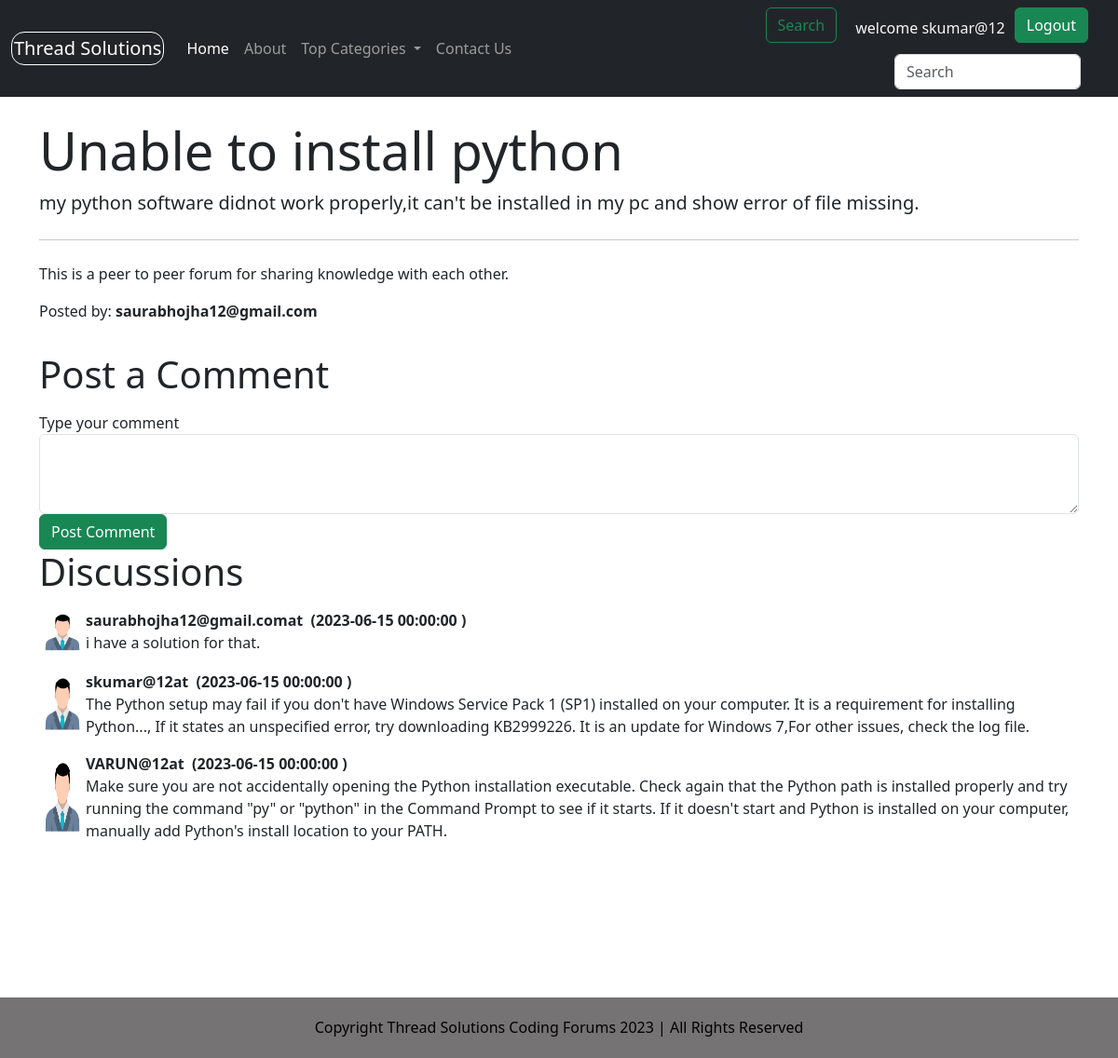
Screenshot of /thread.php?threadid=1 (signed in) with the database file from the repository.
### tables this page shows
CREATE TABLE `threads` (
  `thread_id` int(2) NOT NULL,
  `thread_title` varchar(255) NOT NULL,
  `thread_desc` text NOT NULL,
  `thread_cat_id` int(7) NOT NULL,
  `thread_user_id` int(7) NOT NULL,
  `timestamp` datetime NOT NULL DEFAULT current_timestamp()
);

CREATE TABLE `users` (
  `sno` int(8) NOT NULL,
  `user_email` varchar(30) NOT NULL,
  `user_pass` varchar(32) NOT NULL,
  `timestamp` datetime NOT NULL DEFAULT current_timestamp()
);

CREATE TABLE `comments` (
  `comment_id` int(8) NOT NULL,
  `comment_content` text NOT NULL,
  `thread_id` int(8) NOT NULL,
  `comment_by` int(8) NOT NULL,
  `comment_time` datetime NOT NULL DEFAULT current_timestamp()
);

### thread.php (the view, shortened to what this page needs)
<!doctype html>
<html lang="en">
<head>
</head>
<body>
    <?php include 'partials/_header.php'; ?>
    <?php
    $id = $_GET['threadid'];
    $sql = "SELECT * FROM `threads` WHERE thread_id=$id ";
    $result = mysqli_query($conn, $sql);
    while ($row = mysqli_fetch_assoc($result)) {
        $title = $row['thread_title'];
        $desc = $row['thread_desc'];
        $thread_user_id = $row['thread_user_id'];
        $sql2 = "SELECT user_email FROM `users` WHERE sno='$thread_user_id'";
        $result2 = mysqli_query($conn, $sql2);
        $row2 = mysqli_fetch_assoc($result2);
        $posted_by = $row2['user_email'];
    }
    ?>
    <div class="container my-4">
        <div class="jumbotron">
            <h1 class="display-4">
                <?php echo $title; ?>
            </h1>
            <p class="lead">
                <?php echo $desc; ?>
            </p>
            <hr class="my-4">
            <p> This is a peer to peer forum for sharing knowledge with each other.</p>
            <p class="text-left">Posted by:<b>
                    <?php echo $posted_by; ?>
                </b></p>
        </div>
    </div>
    <?php
    if (isset($_SESSION['loggedin']) && $_SESSION['loggedin'] == true) {
        echo '<div class="container">
        <h1 class="py-2">Post a Comment</h1>
        <form action= "' . $_SERVER['REQUEST_URI'] . '" method="post">
            <div class="form-group">
                <label for="exampleFormControlTextarea1">Type your comment</label>
                <textarea class="form-control" id="comment" name="comment" rows="3"></textarea>
                <input type="hidden" name="sno" value="' . $_SESSION["sno"] . '">
            </div>
            <button type="submit" class="btn btn-success">Post Comment</button>
        </form>
    </div>';
    }
    ?>
    <div class="container mb-5" id="ques">
        <h1>Discussions</h1>
        <?php
        $id = $_GET['threadid'];
        $sql = "SELECT * FROM `comments` WHERE thread_id=$id";
        $result = mysqli_query($conn, $sql);
        while ($row = mysqli_fetch_assoc($result)) {
            $content = $row['comment_content'];
            $comment_time = $row['comment_time'];
            $thread_user_id = $row['comment_by'];
            $sql2 = "SELECT user_email FROM `users` WHERE sno='$thread_user_id' ";
            $result2 = mysqli_query($conn, $sql2);
            $row2 = mysqli_fetch_assoc($result2);
            echo '<div class="media my-3" style="display:flex;">
                  <img src="vector-users-icon.webp" width=50px class="mr-3 " alt="loading error">
                    <div class="media-body">
                    <p class="font-weight-bold my-0"><b>' . $row2['user_email'] . 'at &nbsp;(' . $comment_time . ' )</b></p>
                    ' . $content . '
                   </div>
              </div>';
        }
        ?>
    </div>
    <?php include 'partials/_footer.php'; ?>
</body>
</html>

### thread.php (style rules this page uses)
#ques { min-height: 433px; }

### rows the page displays
threads: thread_title "Unable to install python", thread_desc "my python software didnot work properly,it can't be installed in my pc and show error of file missing."
users: user_email "saurabhojha12@gmail.com"
comments: users.user_email "saurabhojha12@gmail.com", comment_time "2023-06-15 00:00:00", comment_content "i have a solution for that."
comments: users.user_email "skumar@12", comment_time "2023-06-15 00:00:00", comment_content "The Python setup may fail if you don't have Windows Service Pack 1 (SP1) installed on your computer. It is a requirement for installing Python..., If it states an unspecified error, try downloading KB2999226. It is an update for Windows 7,For other issues, check the log file."
comments: users.user_email "VARUN@12", comment_time "2023-06-15 00:00:00", comment_content "Make sure you are not accidentally opening the Python installation executable. Check again that the Python path is installed properly and try running the command \"py\" or \"python\" in the Command Prompt to see if it starts. If it doesn't start and Python is installed on your computer, manually add Python's install location to your PATH."

### other values shown
$_SESSION['useremail'] "skumar@12"
